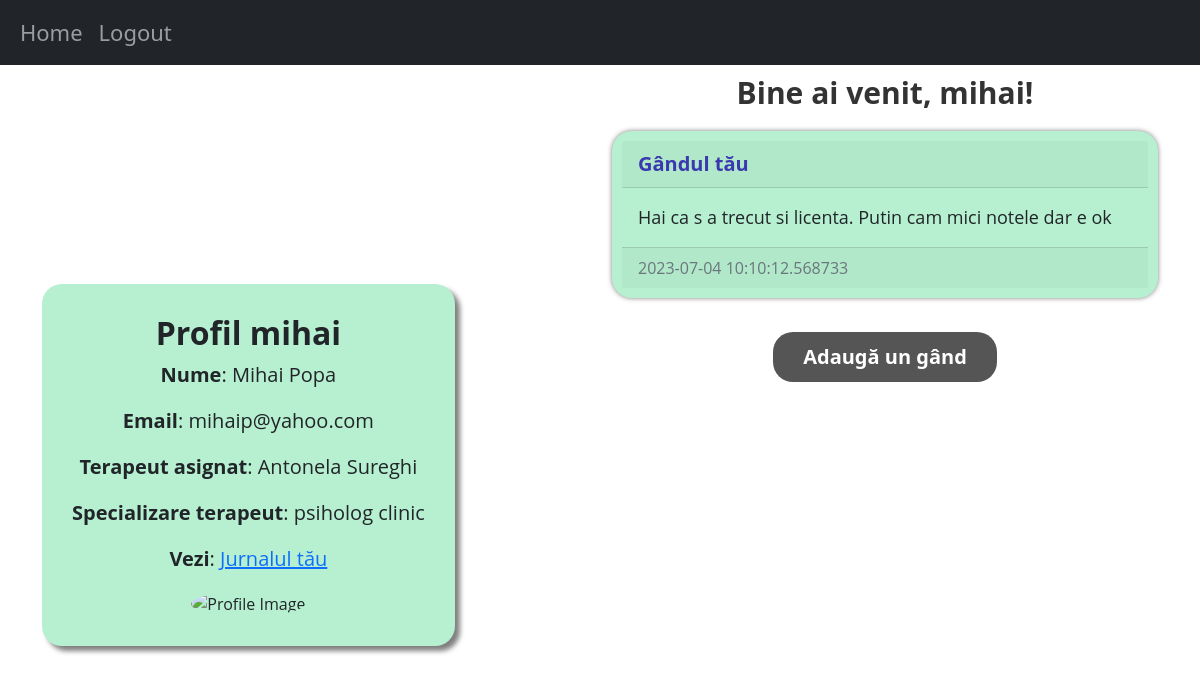
/home/pacient (signed in), run on the app's committed database.
### website/domain/models.py (models this page shows)
class User(db.Model, UserMixin):
    id = db.Column(db.Integer, primary_key=True)
    email = db.Column(db.String(150), unique=True)
    username = db.Column(db.String(150), unique=True)
    password = db.Column(db.String(150))
    email_confirmed_at = db.Column(db.DateTime(timezone=True), default=datetime.now())
    date_created = db.Column(db.DateTime(timezone=True), default=datetime.now())
    posts = db.relationship('Post', backref='user', passive_deletes=True)
    role = db.Column(db.String(100))

class Pacient(db.Model):
    __tablename__ = 'pacient'
    id = db.Column(db.Integer(), db.ForeignKey('user.id', ondelete='CASCADE'), primary_key=True)
    first_name = db.Column(db.String(50))
    last_name = db.Column(db.String(50))
    terapeut_asignat = db.Column(db.Integer, db.ForeignKey('terapeut.id', ondelete="CASCADE"), nullable=False)

class Terapeut(db.Model):
    __tablename__ = 'terapeut'
    id = db.Column(db.Integer(), db.ForeignKey('user.id', ondelete='CASCADE'), primary_key=True)
    first_name = db.Column(db.String(50))
    last_name = db.Column(db.String(50))
    function = db.Column(db.String(150))
    license = db.Column(db.String(150))
    activity_start_year = db.Column(db.Integer())

class Post(db.Model):
    id = db.Column(db.Integer, primary_key=True)
    text = db.Column(db.Text, nullable=False)
    date_created = db.Column(db.DateTime(timezone=True), default=datetime.now())
    author = db.Column(db.Integer, db.ForeignKey(
        'user.id', ondelete="CASCADE"), nullable=False)
    result = db.Column(db.String(150))

### website/controller/pacientView.py (the view)
    @staticmethod
    @views.route("/home/pacient")
    @login_required
    @__role_required('pacient')
    def home_Pacient():
        posts = Post.query.filter_by(author=current_user.id).all()
        pacienti = Pacient.query.filter_by(terapeut_asignat=current_user.id)
        lista_finala = []
        for post in posts:
            if post.date_created!= None and post.date_created.date() == date.today():
                lista_finala.append(post)
        if current_user.role == 'terapeut':
            return render_template("homeTerapeut.html", user=current_user, pacienti=pacienti)
        else:
            pacient = Pacient.query.filter_by(id=current_user.id).first()
            terap = Terapeut.query.filter_by(id=pacient.terapeut_asignat).first()
            return render_template("homePacient.html", user=current_user, posts=lista_finala,pacient=pacient,terapeut=terap)

### website/controller/pacientView.py (called while the page is built)
    @staticmethod
    def __role_required(role):
        def decorator(func):
            @wraps(func)
            def wrapper(*args, **kwargs):
                if not current_user.role == role:
                    return "Unauthorized access", 403
                return func(*args, **kwargs)
            return wrapper
        return decorator

### website/templates/homePacient.html
{% extends "jurnal.html" %} {% block title %}Home{% endblock %}

### website/templates/jurnal.html (shortened to what this page needs)
{% extends "base.html" %}
{% block content %}
<div class="row">
  <div class="col-md-6 mx-auto d-flex align-items-center vh-100">
    <div class="card border-dark text-center" style="background-color: #b6f0d0;
      box-shadow: 5px 5px 5px rgba(0, 0, 0, 0.5);
      margin-top: auto;
      margin-bottom: auto;
      padding: 30px;
      border-radius: 20px;
      border: none;
      font-family: 'Open Sans', sans-serif !important;">
      <h5 class="card-title" style="font-size: 32px; font-weight: bold;">Profil {{ user.username }}</h5>
      <p class="card-text" style="font-size: 20px;"><b>Nume</b>: {{ pacient.first_name }} {{ pacient.last_name }}</p>
      <p class="card-text" style="font-size: 20px;"><b>Email</b>: {{ user.email }}</p>
      <p class="card-text" style="font-size: 20px;"><b>Terapeut asignat</b>: {{ terapeut.first_name }} {{ terapeut.last_name }}</p>
      <p class="card-text" style="font-size: 20px;"><b>Specializare terapeut</b>: {{ terapeut.function }}</p>
      <p class="card-text" style="font-size: 20px;"><b>Vezi</b>: <a href="/jurnal" style="font-size: 20px;">Jurnalul tău</a></p>
      <div style="max-width: 430px; margin: 0 auto;">
        <img src="https://insidesmallbusiness.com.au/wp-content/uploads/2021/04/bigstock-Hands-Of-Diverse-Group-Of-Peop-343671511-e1625192493671.jpg" alt="Profile Image" style="width: 100%; height: 100%; border-radius: 50%;">
      </div>
    </div>
  </div>
  <div class="col-md-6">
    <h1 align="center" style="font-size: 30px;
      font-weight: bold;
      color: #333;
      padding: 10px;">
      {% block header %}Bine ai venit, {{ user.username }}!{% endblock %}
    </h1>
    <div id="posts">
      {% for post in posts %}
      <div class="card border-dark" style="background-color: #b6f0d0;
        box-shadow: 0px 0px 5px rgba(0, 0, 0, 0.5);
        margin: 10px auto;
        max-width: 1000px;
        padding: 10px;
        border-radius: 20px;
        border: none;
        font-family: 'Open Sans', sans-serif !important;">
        <div class="card-header d-flex justify-content-between align-items-center">
          <div class="card-text" style="font-size: 20px; font-weight:bold; color: #3b39af">Gândul tău</div>
        </div>
        <div class="card-body">
          <div class="card-text" style="font-size: 18px;">{{ post.text }}</div>
        </div>
        <div class="card-footer text-muted">{{ post.date_created }}</div>
      </div>
      <br/>
      {% endfor %}
    </div>
    {% block footer %}
    <div align="center">
      <a href="/create-post">
        <button type="button">Adaugă un gând</button>
      </a>
    </div>
    {% endblock %}
  </div>
</div>
{% endblock %}

### website/static/style.css (style rules this page uses)
body { font-family: 'Open Sans', sans-serif; background-color: #F5F5F5; color: #333; }
button { background-color: #555; border: none; color: #fff; padding: 10px 30px; text-align: center; font-size: 20px !important; font-weight: bold; margin: 20px auto; max-width: 600px; border-radius: 20px !important; cursor: pointer; }
a { color: #4CAF50; text-decoration: none; }

### data on the page
User: username "mihai", email "mihaip@yahoo.com"
Pacient: first_name "Mihai", last_name "Popa"
Terapeut: first_name "Antonela", last_name "Sureghi", function "psiholog clinic"
Post: text "Hai ca s a trecut si licenta. Putin cam mici notele dar e ok", date_created "2023-07-04 10:10:12.568733"
